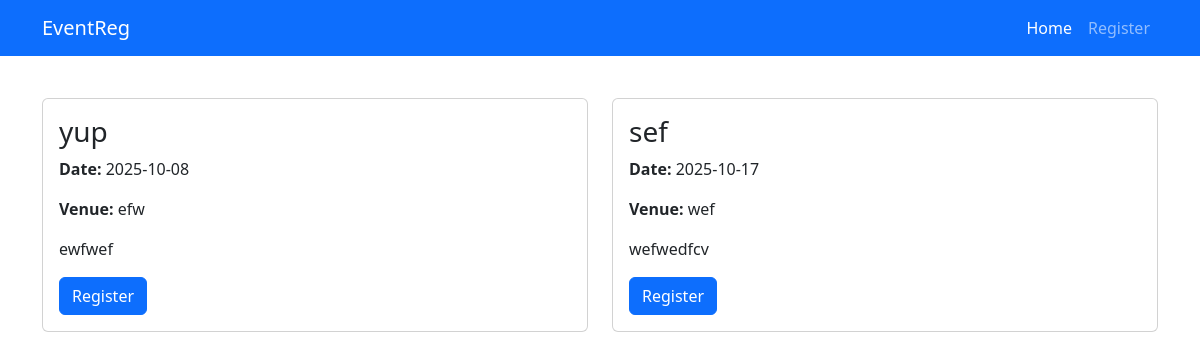
The page / on the database its author committed.
### tables this page shows
CREATE TABLE events (
    id INTEGER PRIMARY KEY AUTOINCREMENT,
    name TEXT NOT NULL,
    date TEXT NOT NULL,
    venue TEXT NOT NULL,
    description TEXT NOT NULL
);

### app.py (the view)
@app.route('/')
def home():
    events = get_all_events()
    return render_template('index.html', events=events)

### app.py (called while the page is built)
def get_db():
    db = getattr(g, '_database', None)
    if db is None:
        db = g._database = sqlite3.connect(DATABASE)
        db.row_factory = sqlite3.Row
    return db

@app.teardown_appcontext
def close_connection(exception):
    db = getattr(g, '_database', None)
    if db is not None:
        db.close()

def get_all_events():
    db = get_db()
    cur = db.execute("SELECT * FROM events")
    return cur.fetchall()

### templates/index.html (shortened to what this page needs)
<!DOCTYPE html>
<html lang="en">
<head>
  <link href="https://cdn.jsdelivr.net/npm/bootstrap@5.3.0/dist/css/bootstrap.min.css" rel="stylesheet" />
  <link href="{{ url_for('static', filename='css/style.css') }}" rel="stylesheet" />
</head>
<body>
  <nav class="navbar navbar-expand-lg navbar-dark bg-primary fixed-top">
    <div class="container">
      <a class="navbar-brand" href="{{ url_for('home') }}">EventReg</a>
      <div class="collapse navbar-collapse" id="navmenu">
        <ul class="navbar-nav ms-auto">
          <li class="nav-item"><a class="nav-link active" href="{{ url_for('home') }}">Home</a></li>
          <li class="nav-item"><a class="nav-link" href="{{ url_for('register') }}">Register</a></li>
        </ul>
      </div>
    </div>
  </nav>
  <section class="container mt-5">
    <div class="row">
      {% for event in events %}
      <div class="col-md-6 mb-4">
        <div class="card">
          <div class="card-body">
            <h3 class="card-title">{{ event.name }}</h3>
            <p><strong>Date:</strong> {{ event.date }}</p>
            <p><strong>Venue:</strong> {{ event.venue }}</p>
            <p>{{ event.description }}</p>
            <a href="{{ url_for('register', event_id=event.id) }}" class="btn btn-primary">Register</a>
          </div>
        </div>
      </div>
      {% endfor %}
    </div>
  </section>
</body>
</html>

### static/css/style.css (style rules this page uses)
body { padding-top: 50px }

### rows shown on the page
events: name "yup", date "2025-10-08", venue "efw", description "ewfwef"
events: name "sef", date "2025-10-17", venue "wef", description "wefwedfcv"
